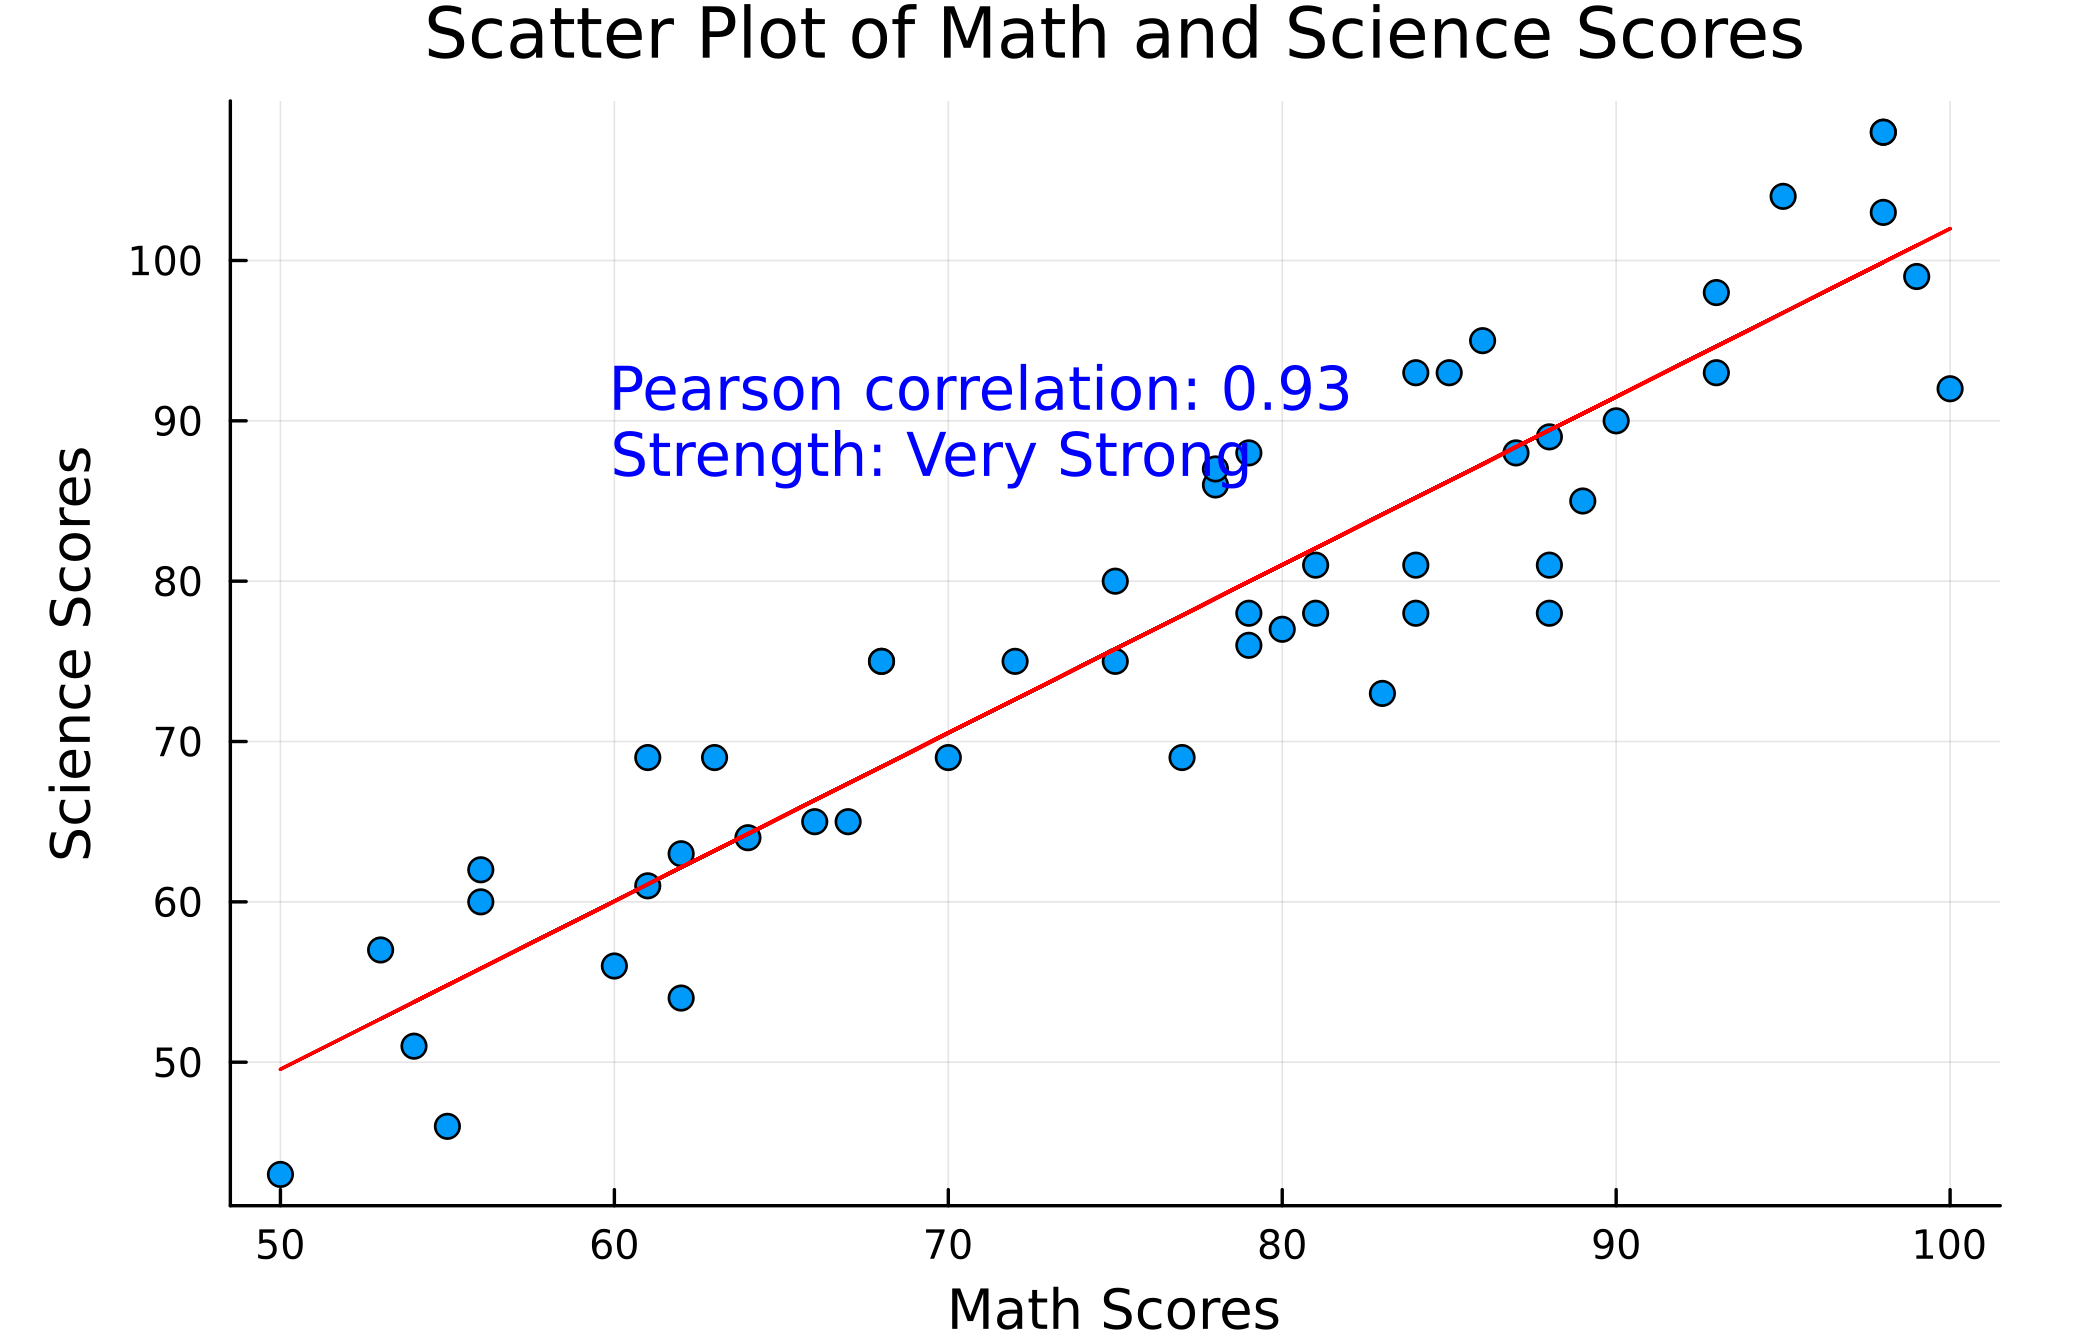

Source code (Julia):
using Random, Statistics, GLM, DataFrames, Plots

# Seed for reproducibility
Random.seed!(1234)

# Number of students
n_students = 50

# Generate math scores (randomly between 50 and 100)
math_scores = rand(50:100, n_students)

# Generate science scores with some correlation to math scores
science_scores = math_scores .+ rand(-10:10, n_students)

# Create a DataFrame
df = DataFrame(math_scores=math_scores, science_scores=science_scores)

# Perform linear regression
# @formula(response_variable ~ predictor_variables)
# response_variable: This is the dependent variable (or outcome variable) in your model. It's the variable you want to predict or explain.
# predictor_variables: These are the independent variables (or explanatory variables) that you believe influence or predict the value of the response variable.

model = lm(@formula(science_scores ~ math_scores), df)

# Extract coefficients
coefs = coef(model)
intercept = coefs[1]
slope = coefs[2]

# Calculate Pearson correlation coefficient
correlation = cor(math_scores, science_scores)

# Determine correlation strength
function correlation_strength(r)
    abs_r = abs(r)
    if abs_r < 0.3
        return "Weak"
    elseif abs_r < 0.5
        return "Moderate"
    elseif abs_r < 0.7
        return "Strong"
    else
        return "Very Strong"
    end
end

strength = correlation_strength(correlation)

# Print the correlation coefficient and strength
println("Pearson correlation coefficient: ", correlation)
println("Correlation strength: ", strength)

# Scatter plot with regression line
p = scatter(math_scores, science_scores, xlabel="Math Scores", ylabel="Science Scores",
        title="Scatter Plot of Math and Science Scores", legend=false)
plot!(math_scores, predict(model), color=:red, label="Regression Line")

# Annotate the plot with the Pearson correlation coefficient and strength
annotate!(60, 90, text("Pearson correlation: $(round(correlation, digits=2))\nStrength: $strength", :left, 12, "blue"))

# Show the plot
# plot!()
display(p)
readline()
